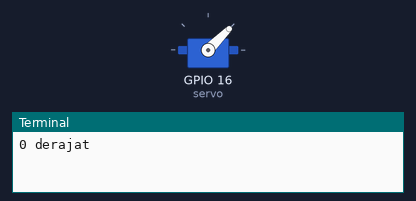
Bench run of a program on a simulated Raspberry Pi (BCM pin numbers). On the bench: servo, the last lines printed to the terminal. Servo angles are drawn from the pulse width (0.5 ms = 0°, 2.5 ms = 180°).

Above: at 0.05 s.
At 3.0 s:
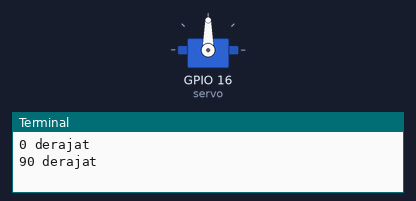
At 6.0 s:
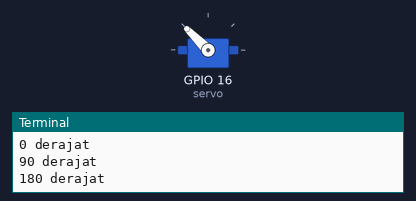
Timing chart, 0 to 7.8 s (numbered marks = the images above):
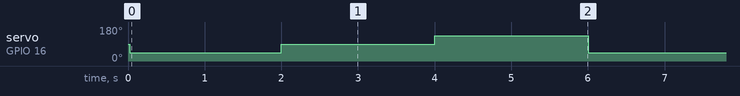

The program:

servo_gpiozero.py
```python
from gpiozero import Servo
from time import sleep

servo = Servo(16)

while True:
    servo.min()
    print ("0 derajat")
    sleep(2)
    servo.mid()
    print ("90 derajat")
    sleep(2)
    servo.max()
    print ("180 derajat")
    sleep(2)
```

Measured:
- by itself, servo on GPIO 16 (servo): repeats every 6.0 s: 90° 2.0 s, 135° 2.0 s, 45° 2.0 s
